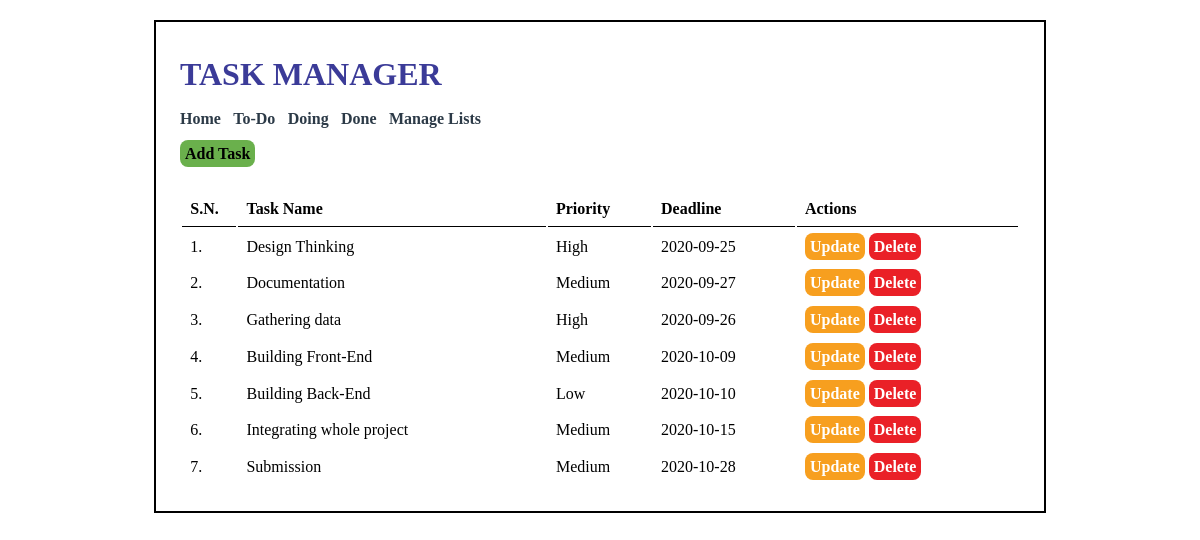
The page / on the database its author committed.
### tables this page shows
CREATE TABLE `tbl_lists` (
  `list_id` int(10) UNSIGNED NOT NULL,
  `list_name` varchar(50) NOT NULL,
  `list_description` varchar(150) DEFAULT NULL
);

CREATE TABLE `tbl_tasks` (
  `task_id` int(10) UNSIGNED NOT NULL,
  `task_name` varchar(150) NOT NULL,
  `task_description` text NOT NULL,
  `list_id` int(11) NOT NULL,
  `priority` varchar(10) NOT NULL,
  `deadline` date NOT NULL
);

### index.php (the view, shortened to what this page needs)
<html>
    <head>
        <link rel="stylesheet" type="text/css" href="css/style.css">
    </head>
    <body>
        <div class="wrapper">
    <h1>TASK MANAGER</h1>
    <div class="menu">
        <a href="">Home</a>
         <?php
            $conn2 = mysqli_connect(LOCALHOST, DB_USERNAME, DB_PASSWORD) or die(mysqli_error());
            $sql2 = "SELECT * FROM tbl_lists";
            $res2 = mysqli_query($conn2, $sql2);
            if($res2==true)
            {
                while($row2=mysqli_fetch_assoc($res2))
                {
                    $list_id = $row2['list_id'];
                    $list_name = $row2['list_name'];
                    ?>
                    <a href="list-task.php?list_id=<?php echo $list_id; ?>"><?php echo $list_name; ?></a>
                    <?php
                }
            }
        ?>
        <a href="manage-list.php">Manage Lists</a>
    </div>
    <div class="all-tasks">
        <a class="btn-primary" href="add-task.php">Add Task</a>
        <table class="tbl-full">
            <tr>
                <th>S.N.</th>
                <th>Task Name</th>
                <th>Priority</th>
                <th>Deadline</th>
                <th>Actions</th>
            </tr>
             <?php
                $conn = mysqli_connect(LOCALHOST, DB_USERNAME, DB_PASSWORD) or die(mysqli_error());
                $sql = "SELECT * FROM tbl_tasks";
                $res = mysqli_query($conn, $sql);
                if($res==true)
                {
                    $count_rows = mysqli_num_rows($res);
                    $sn=1;
                    if($count_rows>0)
                    {
                        while($row=mysqli_fetch_assoc($res))
                        {
                            $task_id = $row['task_id'];
                            $task_name = $row['task_name'];
                            $priority = $row['priority'];
                            $deadline = $row['deadline'];
                            ?>
                            <tr>
                                <td><?php echo $sn++; ?>. </td>
                                <td><?php echo $task_name; ?></td>
                                <td><?php echo $priority; ?></td>
                                <td><?php echo $deadline; ?></td>
                                <td>
                                    <a class="btn-update" href="update-task.php?task_id=<?php echo $task_id; ?>">Update</a>
                                    <a class="btn-delete" href="delete-task.php?task_id=<?php echo $task_id; ?>">Delete</a>
                                </td>
                            </tr>
                            <?php
                        }
                    }
                    else
                    {
                        ?>
                        <tr>
                            <td colspan="5">No Task Added Yet.</td>
                        </tr>
                        <?php
                    }
                }
            ?>
        </table>
    </div>
    </div>
    </body>
</html>

### css/style.css (style rules this page uses)
* { margin: 0; margin-top: 10px; padding: 0; font-family: verdana; }
.wrapper { border: 2px solid black; width: 70%; margin: 0 auto; padding: 2%; }
h1 { color: #3B3B98; margin-bottom: 2%; }
.menu { margin-bottom: 2%; }
.menu a { font-weight: bold; margin-right: 1%; color: #2C3A47; text-decoration: none; }
.btn-primary { background-color: #6ab04c; padding: 5px; font-weight: bold; text-decoration: none; color: black; border-radius: 8px; }
.btn-update { background-color: #F79F1F; padding: 5px; font-weight: bold; text-decoration: none; color: white; border-radius: 8px; }
.btn-delete { background-color: #EA2027; padding: 5px; font-weight: bold; text-decoration: none; color: white; border-radius: 8px; }
.tbl-full { width: 100%; }
table tr th { text-align: left; border-bottom: 1px solid black; padding: 1%; padding-top: 3%; }
table tr td { padding: 1%; }

### rows shown on the page
tbl_lists: list_name "To-Do"
tbl_lists: list_name "Doing"
tbl_lists: list_name "Done"
tbl_tasks: task_name "Design Thinking", priority "High", deadline "2020-09-25"
tbl_tasks: task_name "Documentation", priority "Medium", deadline "2020-09-27"
tbl_tasks: task_name "Gathering data", priority "High", deadline "2020-09-26"
tbl_tasks: task_name "Building Front-End", priority "Medium", deadline "2020-10-09"
tbl_tasks: task_name "Building Back-End", priority "Low", deadline "2020-10-10"
tbl_tasks: task_name "Integrating whole project", priority "Medium", deadline "2020-10-15"
tbl_tasks: task_name "Submission", priority "Medium", deadline "2020-10-28"
